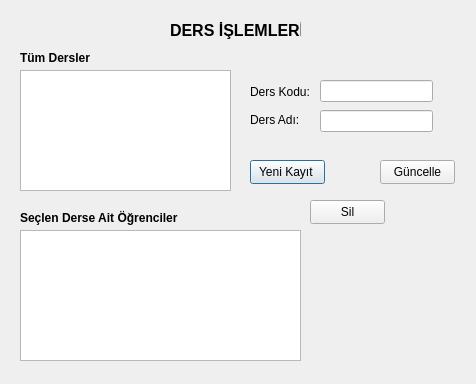
<?xml version="1.0" encoding="UTF-8"?>
<ui version="4.0">
 <class>ders</class>
 <widget class="QDialog" name="ders">
  <property name="geometry">
   <rect>
    <x>0</x>
    <y>0</y>
    <width>476</width>
    <height>384</height>
   </rect>
  </property>
  <property name="windowTitle">
   <string>Dialog</string>
  </property>
  <widget class="QLabel" name="label">
   <property name="geometry">
    <rect>
     <x>170</x>
     <y>20</y>
     <width>131</width>
     <height>20</height>
    </rect>
   </property>
   <property name="palette">
    <palette>
     <active>
      <colorrole role="WindowText">
       <brush brushstyle="SolidPattern">
        <color alpha="255">
         <red>255</red>
         <green>0</green>
         <blue>0</blue>
        </color>
       </brush>
      </colorrole>
      <colorrole role="Button">
       <brush brushstyle="SolidPattern">
        <color alpha="255">
         <red>240</red>
         <green>240</green>
         <blue>240</blue>
        </color>
       </brush>
      </colorrole>
      <colorrole role="Light">
       <brush brushstyle="SolidPattern">
        <color alpha="255">
         <red>255</red>
         <green>255</green>
         <blue>255</blue>
        </color>
       </brush>
      </colorrole>
      <colorrole role="Midlight">
       <brush brushstyle="SolidPattern">
        <color alpha="255">
         <red>227</red>
         <green>227</green>
         <blue>227</blue>
        </color>
       </brush>
      </colorrole>
      <colorrole role="Dark">
       <brush brushstyle="SolidPattern">
        <color alpha="255">
         <red>160</red>
         <green>160</green>
         <blue>160</blue>
        </color>
       </brush>
      </colorrole>
      <colorrole role="Mid">
       <brush brushstyle="SolidPattern">
        <color alpha="255">
         <red>160</red>
         <green>160</green>
         <blue>160</blue>
        </color>
       </brush>
      </colorrole>
      <colorrole role="Text">
       <brush brushstyle="SolidPattern">
        <color alpha="255">
         <red>0</red>
         <green>0</green>
         <blue>0</blue>
        </color>
       </brush>
      </colorrole>
      <colorrole role="BrightText">
       <brush brushstyle="SolidPattern">
        <color alpha="255">
         <red>255</red>
         <green>255</green>
         <blue>255</blue>
        </color>
       </brush>
      </colorrole>
      <colorrole role="ButtonText">
       <brush brushstyle="SolidPattern">
        <color alpha="255">
         <red>0</red>
         <green>0</green>
         <blue>0</blue>
        </color>
       </brush>
      </colorrole>
      <colorrole role="Base">
       <brush brushstyle="SolidPattern">
        <color alpha="255">
         <red>255</red>
         <green>255</green>
         <blue>255</blue>
        </color>
       </brush>
      </colorrole>
      <colorrole role="Window">
       <brush brushstyle="SolidPattern">
        <color alpha="255">
         <red>240</red>
         <green>240</green>
         <blue>240</blue>
        </color>
       </brush>
      </colorrole>
      <colorrole role="Shadow">
       <brush brushstyle="SolidPattern">
        <color alpha="255">
         <red>105</red>
         <green>105</green>
         <blue>105</blue>
        </color>
       </brush>
      </colorrole>
      <colorrole role="Highlight">
       <brush brushstyle="SolidPattern">
        <color alpha="255">
         <red>0</red>
         <green>120</green>
         <blue>215</blue>
        </color>
       </brush>
      </colorrole>
      <colorrole role="HighlightedText">
       <brush brushstyle="SolidPattern">
        <color alpha="255">
         <red>255</red>
         <green>255</green>
         <blue>255</blue>
        </color>
       </brush>
      </colorrole>
      <colorrole role="Link">
       <brush brushstyle="SolidPattern">
        <color alpha="255">
         <red>0</red>
         <green>0</green>
         <blue>255</blue>
        </color>
       </brush>
      </colorrole>
      <colorrole role="LinkVisited">
       <brush brushstyle="SolidPattern">
        <color alpha="255">
         <red>255</red>
         <green>0</green>
         <blue>255</blue>
        </color>
       </brush>
      </colorrole>
      <colorrole role="AlternateBase">
       <brush brushstyle="SolidPattern">
        <color alpha="255">
         <red>245</red>
         <green>245</green>
         <blue>245</blue>
        </color>
       </brush>
      </colorrole>
      <colorrole role="NoRole">
       <brush brushstyle="SolidPattern">
        <color alpha="255">
         <red>0</red>
         <green>0</green>
         <blue>0</blue>
        </color>
       </brush>
      </colorrole>
      <colorrole role="ToolTipBase">
       <brush brushstyle="SolidPattern">
        <color alpha="255">
         <red>255</red>
         <green>255</green>
         <blue>220</blue>
        </color>
       </brush>
      </colorrole>
      <colorrole role="ToolTipText">
       <brush brushstyle="SolidPattern">
        <color alpha="255">
         <red>0</red>
         <green>0</green>
         <blue>0</blue>
        </color>
       </brush>
      </colorrole>
      <colorrole role="PlaceholderText">
       <brush brushstyle="SolidPattern">
        <color alpha="128">
         <red>0</red>
         <green>0</green>
         <blue>0</blue>
        </color>
       </brush>
      </colorrole>
     </active>
     <inactive>
      <colorrole role="WindowText">
       <brush brushstyle="SolidPattern">
        <color alpha="255">
         <red>0</red>
         <green>0</green>
         <blue>0</blue>
        </color>
       </brush>
      </colorrole>
      <colorrole role="Button">
       <brush brushstyle="SolidPattern">
        <color alpha="255">
         <red>240</red>
         <green>240</green>
         <blue>240</blue>
        </color>
       </brush>
      </colorrole>
      <colorrole role="Light">
       <brush brushstyle="SolidPattern">
        <color alpha="255">
         <red>255</red>
         <green>255</green>
         <blue>255</blue>
        </color>
       </brush>
      </colorrole>
      <colorrole role="Midlight">
       <brush brushstyle="SolidPattern">
        <color alpha="255">
         <red>227</red>
         <green>227</green>
         <blue>227</blue>
        </color>
       </brush>
      </colorrole>
      <colorrole role="Dark">
       <brush brushstyle="SolidPattern">
        <color alpha="255">
         <red>160</red>
         <green>160</green>
         <blue>160</blue>
        </color>
       </brush>
      </colorrole>
      <colorrole role="Mid">
       <brush brushstyle="SolidPattern">
        <color alpha="255">
         <red>160</red>
         <green>160</green>
         <blue>160</blue>
        </color>
       </brush>
      </colorrole>
      <colorrole role="Text">
       <brush brushstyle="SolidPattern">
        <color alpha="255">
         <red>0</red>
         <green>0</green>
         <blue>0</blue>
        </color>
       </brush>
      </colorrole>
      <colorrole role="BrightText">
       <brush brushstyle="SolidPattern">
        <color alpha="255">
         <red>255</red>
         <green>255</green>
         <blue>255</blue>
        </color>
       </brush>
      </colorrole>
      <colorrole role="ButtonText">
       <brush brushstyle="SolidPattern">
        <color alpha="255">
         <red>0</red>
         <green>0</green>
         <blue>0</blue>
        </color>
       </brush>
      </colorrole>
      <colorrole role="Base">
       <brush brushstyle="SolidPattern">
        <color alpha="255">
         <red>255</red>
         <green>255</green>
         <blue>255</blue>
        </color>
       </brush>
      </colorrole>
      <colorrole role="Window">
       <brush brushstyle="SolidPattern">
        <color alpha="255">
         <red>240</red>
         <green>240</green>
         <blue>240</blue>
        </color>
       </brush>
      </colorrole>
      <colorrole role="Shadow">
       <brush brushstyle="SolidPattern">
        <color alpha="255">
         <red>105</red>
         <green>105</green>
         <blue>105</blue>
        </color>
       </brush>
      </colorrole>
      <colorrole role="Highlight">
       <brush brushstyle="SolidPattern">
        <color alpha="255">
         <red>240</red>
         <green>240</green>
         <blue>240</blue>
        </color>
       </brush>
      </colorrole>
      <colorrole role="HighlightedText">
       <brush brushstyle="SolidPattern">
        <color alpha="255">
         <red>0</red>
         <green>0</green>
         <blue>0</blue>
        </color>
       </brush>
      </colorrole>
      <colorrole role="Link">
       <brush brushstyle="SolidPattern">
        <color alpha="255">
         <red>0</red>
         <green>0</green>
         <blue>255</blue>
        </color>
       </brush>
      </colorrole>
      <colorrole role="LinkVisited">
       <brush brushstyle="SolidPattern">
        <color alpha="255">
         <red>255</red>
         <green>0</green>
         <blue>255</blue>
        </color>
       </brush>
      </colorrole>
      <colorrole role="AlternateBase">
       <brush brushstyle="SolidPattern">
        <color alpha="255">
         <red>245</red>
         <green>245</green>
         <blue>245</blue>
        </color>
       </brush>
      </colorrole>
      <colorrole role="NoRole">
       <brush brushstyle="NoBrush">
        <color alpha="255">
         <red>0</red>
         <green>0</green>
         <blue>0</blue>
        </color>
       </brush>
      </colorrole>
      <colorrole role="ToolTipBase">
       <brush brushstyle="SolidPattern">
        <color alpha="255">
         <red>255</red>
         <green>255</green>
         <blue>220</blue>
        </color>
       </brush>
      </colorrole>
      <colorrole role="ToolTipText">
       <brush brushstyle="SolidPattern">
        <color alpha="255">
         <red>0</red>
         <green>0</green>
         <blue>0</blue>
        </color>
       </brush>
      </colorrole>
      <colorrole role="PlaceholderText">
       <brush brushstyle="SolidPattern">
        <color alpha="128">
         <red>0</red>
         <green>0</green>
         <blue>0</blue>
        </color>
       </brush>
      </colorrole>
     </inactive>
     <disabled>
      <colorrole role="WindowText">
       <brush brushstyle="SolidPattern">
        <color alpha="255">
         <red>120</red>
         <green>120</green>
         <blue>120</blue>
        </color>
       </brush>
      </colorrole>
      <colorrole role="Button">
       <brush brushstyle="SolidPattern">
        <color alpha="255">
         <red>240</red>
         <green>240</green>
         <blue>240</blue>
        </color>
       </brush>
      </colorrole>
      <colorrole role="Light">
       <brush brushstyle="SolidPattern">
        <color alpha="255">
         <red>255</red>
         <green>255</green>
         <blue>255</blue>
        </color>
       </brush>
      </colorrole>
      <colorrole role="Midlight">
       <brush brushstyle="SolidPattern">
        <color alpha="255">
         <red>247</red>
         <green>247</green>
         <blue>247</blue>
        </color>
       </brush>
      </colorrole>
      <colorrole role="Dark">
       <brush brushstyle="SolidPattern">
        <color alpha="255">
         <red>160</red>
         <green>160</green>
         <blue>160</blue>
        </color>
       </brush>
      </colorrole>
      <colorrole role="Mid">
       <brush brushstyle="SolidPattern">
        <color alpha="255">
         <red>160</red>
         <green>160</green>
         <blue>160</blue>
        </color>
       </brush>
      </colorrole>
      <colorrole role="Text">
       <brush brushstyle="SolidPattern">
        <color alpha="255">
         <red>120</red>
         <green>120</green>
         <blue>120</blue>
        </color>
       </brush>
      </colorrole>
      <colorrole role="BrightText">
       <brush brushstyle="SolidPattern">
        <color alpha="255">
         <red>255</red>
         <green>255</green>
         <blue>255</blue>
        </color>
       </brush>
      </colorrole>
      <colorrole role="ButtonText">
       <brush brushstyle="SolidPattern">
        <color alpha="255">
         <red>120</red>
         <green>120</green>
         <blue>120</blue>
        </color>
       </brush>
      </colorrole>
      <colorrole role="Base">
       <brush brushstyle="SolidPattern">
        <color alpha="255">
         <red>240</red>
         <green>240</green>
         <blue>240</blue>
        </color>
       </brush>
      </colorrole>
      <colorrole role="Window">
       <brush brushstyle="SolidPattern">
        <color alpha="255">
         <red>240</red>
         <green>240</green>
         <blue>240</blue>
        </color>
       </brush>
      </colorrole>
      <colorrole role="Shadow">
       <brush brushstyle="SolidPattern">
        <color alpha="255">
         <red>0</red>
         <green>0</green>
         <blue>0</blue>
        </color>
       </brush>
      </colorrole>
      <colorrole role="Highlight">
       <brush brushstyle="SolidPattern">
        <color alpha="255">
         <red>0</red>
         <green>120</green>
         <blue>215</blue>
        </color>
       </brush>
      </colorrole>
      <colorrole role="HighlightedText">
       <brush brushstyle="SolidPattern">
        <color alpha="255">
         <red>255</red>
         <green>255</green>
         <blue>255</blue>
        </color>
       </brush>
      </colorrole>
      <colorrole role="Link">
       <brush brushstyle="SolidPattern">
        <color alpha="255">
         <red>0</red>
         <green>0</green>
         <blue>255</blue>
        </color>
       </brush>
      </colorrole>
      <colorrole role="LinkVisited">
       <brush brushstyle="SolidPattern">
        <color alpha="255">
         <red>255</red>
         <green>0</green>
         <blue>255</blue>
        </color>
       </brush>
      </colorrole>
      <colorrole role="AlternateBase">
       <brush brushstyle="SolidPattern">
        <color alpha="255">
         <red>245</red>
         <green>245</green>
         <blue>245</blue>
        </color>
       </brush>
      </colorrole>
      <colorrole role="NoRole">
       <brush brushstyle="NoBrush">
        <color alpha="255">
         <red>0</red>
         <green>0</green>
         <blue>0</blue>
        </color>
       </brush>
      </colorrole>
      <colorrole role="ToolTipBase">
       <brush brushstyle="SolidPattern">
        <color alpha="255">
         <red>255</red>
         <green>255</green>
         <blue>220</blue>
        </color>
       </brush>
      </colorrole>
      <colorrole role="ToolTipText">
       <brush brushstyle="SolidPattern">
        <color alpha="255">
         <red>0</red>
         <green>0</green>
         <blue>0</blue>
        </color>
       </brush>
      </colorrole>
      <colorrole role="PlaceholderText">
       <brush brushstyle="SolidPattern">
        <color alpha="128">
         <red>0</red>
         <green>0</green>
         <blue>0</blue>
        </color>
       </brush>
      </colorrole>
     </disabled>
    </palette>
   </property>
   <property name="font">
    <font>
     <pointsize>12</pointsize>
     <bold>true</bold>
    </font>
   </property>
   <property name="text">
    <string>DERS İŞLEMLERİ</string>
   </property>
  </widget>
  <widget class="QLabel" name="label_2">
   <property name="geometry">
    <rect>
     <x>20</x>
     <y>50</y>
     <width>81</width>
     <height>16</height>
    </rect>
   </property>
   <property name="font">
    <font>
     <bold>true</bold>
    </font>
   </property>
   <property name="text">
    <string>Tüm Dersler</string>
   </property>
  </widget>
  <widget class="QLabel" name="label_3">
   <property name="geometry">
    <rect>
     <x>20</x>
     <y>210</y>
     <width>161</width>
     <height>16</height>
    </rect>
   </property>
   <property name="font">
    <font>
     <bold>true</bold>
    </font>
   </property>
   <property name="text">
    <string>Seçlen Derse Ait Öğrenciler</string>
   </property>
  </widget>
  <widget class="QTableView" name="tv_dersler">
   <property name="geometry">
    <rect>
     <x>20</x>
     <y>70</y>
     <width>211</width>
     <height>121</height>
    </rect>
   </property>
  </widget>
  <widget class="QTableView" name="tv_ogrler">
   <property name="geometry">
    <rect>
     <x>20</x>
     <y>230</y>
     <width>281</width>
     <height>131</height>
    </rect>
   </property>
  </widget>
  <widget class="QLineEdit" name="lnedKod">
   <property name="geometry">
    <rect>
     <x>320</x>
     <y>80</y>
     <width>113</width>
     <height>22</height>
    </rect>
   </property>
  </widget>
  <widget class="QLineEdit" name="lnedAd">
   <property name="geometry">
    <rect>
     <x>320</x>
     <y>110</y>
     <width>113</width>
     <height>22</height>
    </rect>
   </property>
  </widget>
  <widget class="QPushButton" name="btnYeniKayit">
   <property name="geometry">
    <rect>
     <x>250</x>
     <y>160</y>
     <width>75</width>
     <height>24</height>
    </rect>
   </property>
   <property name="text">
    <string>Yeni Kayıt </string>
   </property>
  </widget>
  <widget class="QPushButton" name="btnGuncelle">
   <property name="geometry">
    <rect>
     <x>380</x>
     <y>160</y>
     <width>75</width>
     <height>24</height>
    </rect>
   </property>
   <property name="text">
    <string>Güncelle</string>
   </property>
  </widget>
  <widget class="QPushButton" name="btnSil">
   <property name="geometry">
    <rect>
     <x>310</x>
     <y>200</y>
     <width>75</width>
     <height>24</height>
    </rect>
   </property>
   <property name="text">
    <string>Sil</string>
   </property>
  </widget>
  <widget class="QWidget" name="layoutWidget">
   <property name="geometry">
    <rect>
     <x>250</x>
     <y>80</y>
     <width>61</width>
     <height>51</height>
    </rect>
   </property>
   <layout class="QVBoxLayout" name="verticalLayout">
    <item>
     <widget class="QLabel" name="label_4">
      <property name="text">
       <string>Ders Kodu:</string>
      </property>
     </widget>
    </item>
    <item>
     <widget class="QLabel" name="label_5">
      <property name="text">
       <string>Ders Adı:</string>
      </property>
     </widget>
    </item>
   </layout>
  </widget>
 </widget>
 <resources/>
 <connections/>
</ui>
